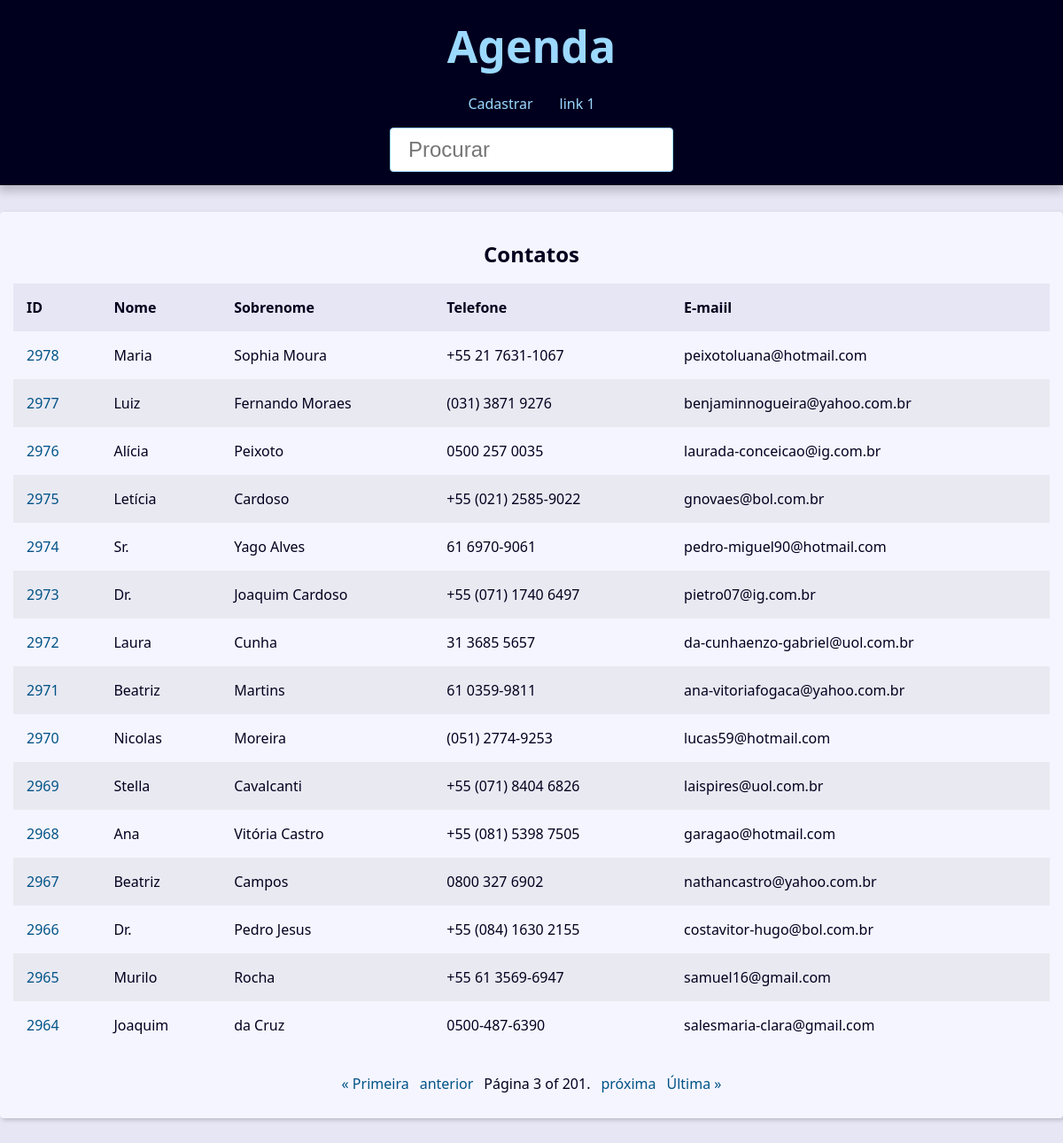
The app's page /?page=3&q= with its own data.
### contato/models.py (models this page shows, shortened)
class Contato(models.Model):
    primeiro_nome = models.CharField(verbose_name='Nome', max_length=100)
    segundo_nome = models.CharField(max_length=150, verbose_name='Sobrenome')
    telefone = models.CharField(max_length=50)
    email = models.EmailField(max_length=256, blank=True)
    data_criacao = models.DateTimeField(default=timezone.now)
    descricao = models.TextField(blank=True)
    visivel = models.BooleanField(default=True)
    imagem = models.ImageField(blank=True, upload_to='imagens/%Y/%m/')
    categoria = models.ForeignKey(Categoria,
                                  on_delete=models.SET_NULL,
                                  blank=True, null=True)
    owner = models.ForeignKey(
        User,
        on_delete=models.SET_NULL,
        blank=True, null=True
    )

### contato/views/contato_view.py (the view)
# urls.py: path('', index, name="index"),
def index(request):
    contatos = Contato.objects.all().filter(visivel=True).order_by('-id')
    paginator = Paginator(contatos, 15)
    page_number = request.GET.get("page")
    page_obj = paginator.get_page(page_number)
    context = {
        'page_obj': page_obj,
        'site_titulo': 'Contatos '
    }
    return render(request, 'contato/index.html', context)

### contato/templates/contato/index.html
{% extends 'global/base.html' %}
{% block conteudo %}
    {% if page_obj %}
        <div class="responsive-table">
            <table class="contacts-table">
                <caption class="table-caption">
                    Contatos
                </caption>
                <thead>
                    <tr class="table-row table-row-header">
                        <th class="table-header">ID</th>
                        <th class="table-header">Nome</th>
                        <th class="table-header">Sobrenome</th>
                        <th class="table-header">Telefone</th>
                        <th class="table-header">E-maiil</th>
                    </tr>
                </thead>
                <tbody>
                    {% for contato in page_obj  %}
                        <tr class="table-row">
                            <td class="table-cel">
                                <a class="table-link" href="{% url 'contato:contato' contato.id %}"> {{ contato.id }} </a>
                            </td>
                            <td class="table-cel">
                                {{ contato.primeiro_nome }}
                            </td>
                            <td class="table-cel">
                                {{ contato.segundo_nome }}
                            </td>
                            <td class="table-cel">
                                {{ contato.telefone }}
                            </td>
                            <td class="table-cel">
                                {{ contato.email }}
                            </td>
                        </tr>
                    {% endfor %}
                </tbody>
            </table>
        </div>
    {% else %}
    <div class="sigle-contact">
        <h1 class="sigle-contact-name">
            Não foi possível encontar
        </h1>
    </div>
    {% endif %}
{% endblock conteudo %}

### base_static/global/css/style.css (style rules this page uses)
:root { --spacing: 1.5rem; --link-dark-color: rgb(0, 83, 134); --link-light-color: rgb(156, 217, 255); --clr-white: rgb(245, 245, 255); --clr-black: rgb(0, 0, 30); --clr-light-gray: rgb(230, 230, 245); --clr-dark-shadow-5: rgba(0, 0, 10, 5%); --clr-dark-shadow-10: rgba(0, 0, 10, 10%); --clr-dark-shadow-20: rgba(0, 0, 10, 20%); --clr-light-shadow-5: rgba(200, 200, 255, 5%); --clr-light-shadow-10: rgba(200, 200, 255, 10%); --clr-light-shadow-20: rgba(200, 200, 255, 20%); --main-page-width: 120rem; --table-min-width: 60rem; --biggest-font-size: 5rem; --bigger-font-size: 4rem; --big-font-size: 3.2rem; --medium-font-size: 2.4rem; --small-font-size: 1.6rem; --smaller-font-size: 1.4rem; --smallest-font-size: 1.2rem; --transition-fast: 300ms; --transition-medium: 600ms; --transition-slow: 1s; --default-border-radius: 4px; }
*, *::before, *::after { margin: 0; padding: 0; box-sizing: border-box; }
html { font-size: 62.5%; }
body { font-family: system-ui, -apple-system, BlinkMacSystemFont, 'Segoe UI', Roboto, Oxygen, Ubuntu, Cantarell, 'Open Sans', 'Helvetica Neue', sans-serif; line-height: 1.5; font-size: var(--small-font-size); color: var(--clr-black); -webkit-font-smoothing: antialiased; background: var(--clr-light-gray); }
.responsive-table { width: 100%; overflow-x: auto; }
.contacts-table { width: 100%; min-width: var(--table-min-width); border-collapse: collapse; }
.table-caption { font-size: var(--medium-font-size); font-weight: bold; padding: var(--spacing); }
.table-row { text-align: left; text-overflow: ellipsis; transition: background-color var(--transition-fast) ease-in-out; }
.table-row:nth-of-type(2n) { background: var(--clr-dark-shadow-5); }
.table-row-header { background: var(--clr-light-gray); color: var(--clr-black); }
.table-cel, .table-header { padding: var(--spacing); }
.table-link { color: var(--link-dark-color); transition: color var(--transition-fast) ease-in-out; text-decoration: none; }

### records on screen
Contato: id "2978", primeiro_nome "Maria", segundo_nome "Sophia Moura", telefone "+55 21 7631-1067", email "peixotoluana@hotmail.com"
Contato: id "2977", primeiro_nome "Luiz", segundo_nome "Fernando Moraes", telefone "(031) 3871 9276", email "benjaminnogueira@yahoo.com.br"
Contato: id "2976", primeiro_nome "Alícia", segundo_nome "Peixoto", telefone "0500 257 0035", email "laurada-conceicao@ig.com.br"
Contato: id "2975", primeiro_nome "Letícia", segundo_nome "Cardoso", telefone "+55 (021) 2585-9022", email "gnovaes@bol.com.br"
Contato: id "2974", primeiro_nome "Sr.", segundo_nome "Yago Alves", telefone "61 6970-9061", email "pedro-miguel90@hotmail.com"
Contato: id "2973", primeiro_nome "Dr.", segundo_nome "Joaquim Cardoso", telefone "+55 (071) 1740 6497", email "pietro07@ig.com.br"
Contato: id "2972", primeiro_nome "Laura", segundo_nome "Cunha", telefone "31 3685 5657", email "da-cunhaenzo-gabriel@uol.com.br"
Contato: id "2971", primeiro_nome "Beatriz", segundo_nome "Martins", telefone "61 0359-9811", email "ana-vitoriafogaca@yahoo.com.br"
Contato: id "2970", primeiro_nome "Nicolas", segundo_nome "Moreira", telefone "(051) 2774-9253", email "lucas59@hotmail.com"
Contato: id "2969", primeiro_nome "Stella", segundo_nome "Cavalcanti", telefone "+55 (071) 8404 6826", email "laispires@uol.com.br"
Contato: id "2968", primeiro_nome "Ana", segundo_nome "Vitória Castro", telefone "+55 (081) 5398 7505", email "garagao@hotmail.com"
Contato: id "2967", primeiro_nome "Beatriz", segundo_nome "Campos", telefone "0800 327 6902", email "nathancastro@yahoo.com.br"
Contato: id "2966", primeiro_nome "Dr.", segundo_nome "Pedro Jesus", telefone "+55 (084) 1630 2155", email "costavitor-hugo@bol.com.br"
Contato: id "2965", primeiro_nome "Murilo", segundo_nome "Rocha", telefone "+55 61 3569-6947", email "samuel16@gmail.com"
Contato: id "2964", primeiro_nome "Joaquim", segundo_nome "da Cruz", telefone "0500-487-6390", email "salesmaria-clara@gmail.com"

### other values on screen
{{ page_obj.number }} "3"
{{ page_obj.paginator.num_pages }} "201"
